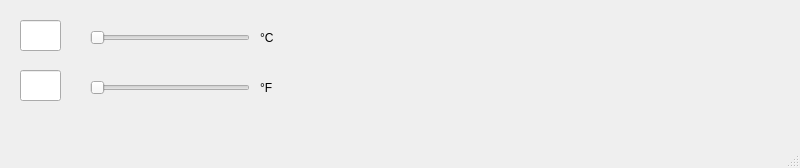
<?xml version="1.0" encoding="UTF-8"?>
<ui version="4.0">
 <class>MainWindow</class>
 <widget class="QMainWindow" name="MainWindow">
  <property name="geometry">
   <rect>
    <x>0</x>
    <y>0</y>
    <width>800</width>
    <height>168</height>
   </rect>
  </property>
  <property name="windowTitle">
   <string>MainWindow</string>
  </property>
  <widget class="QWidget" name="centralwidget">
   <widget class="QLineEdit" name="celText_LineEdit">
    <property name="geometry">
     <rect>
      <x>20</x>
      <y>20</y>
      <width>41</width>
      <height>31</height>
     </rect>
    </property>
   </widget>
   <widget class="QLineEdit" name="fahText_LineEdit">
    <property name="geometry">
     <rect>
      <x>20</x>
      <y>70</y>
      <width>41</width>
      <height>31</height>
     </rect>
    </property>
   </widget>
   <widget class="QSlider" name="celTemp_Slider">
    <property name="geometry">
     <rect>
      <x>90</x>
      <y>30</y>
      <width>160</width>
      <height>16</height>
     </rect>
    </property>
    <property name="orientation">
     <enum>Qt::Horizontal</enum>
    </property>
   </widget>
   <widget class="QSlider" name="fahTemp_Slider">
    <property name="geometry">
     <rect>
      <x>90</x>
      <y>80</y>
      <width>160</width>
      <height>16</height>
     </rect>
    </property>
    <property name="orientation">
     <enum>Qt::Horizontal</enum>
    </property>
   </widget>
   <widget class="QLabel" name="celLable">
    <property name="geometry">
     <rect>
      <x>260</x>
      <y>30</y>
      <width>58</width>
      <height>16</height>
     </rect>
    </property>
    <property name="text">
     <string>°C</string>
    </property>
   </widget>
   <widget class="QLabel" name="fahLable">
    <property name="geometry">
     <rect>
      <x>260</x>
      <y>80</y>
      <width>58</width>
      <height>16</height>
     </rect>
    </property>
    <property name="text">
     <string>°F</string>
    </property>
   </widget>
  </widget>
  <widget class="QMenuBar" name="menubar">
   <property name="geometry">
    <rect>
     <x>0</x>
     <y>0</y>
     <width>800</width>
     <height>21</height>
    </rect>
   </property>
  </widget>
  <widget class="QStatusBar" name="statusbar"/>
 </widget>
 <resources/>
 <connections/>
</ui>
